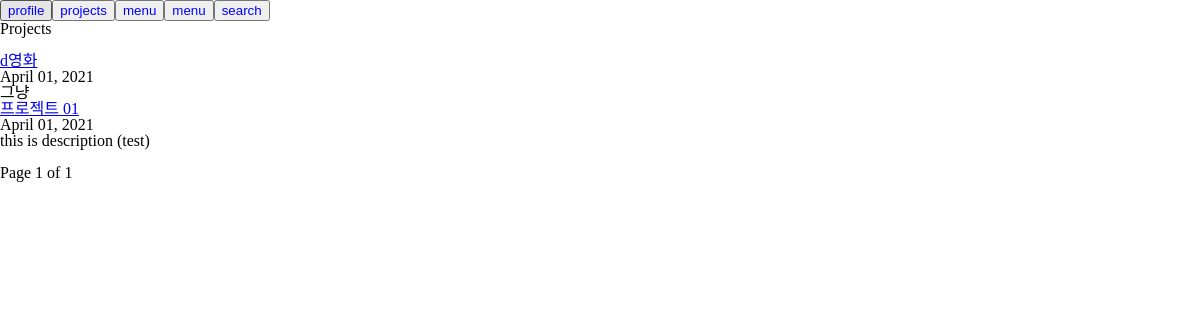
/blog/, run on an earlier commit of the app's database.
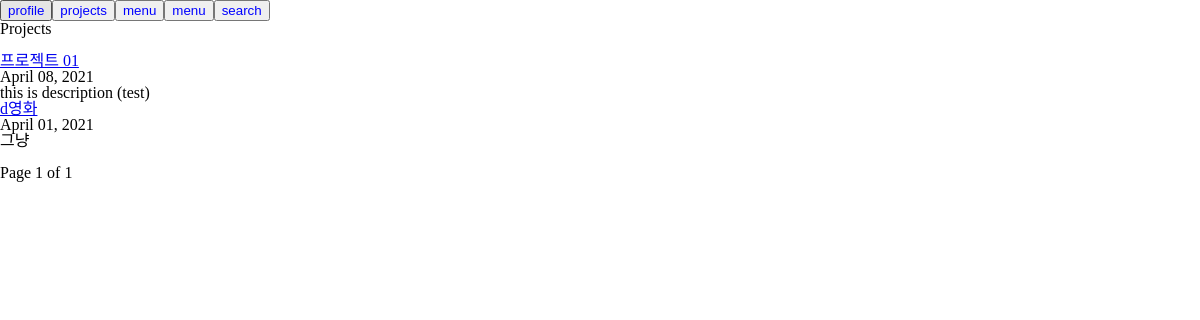
And on a later commit of the database.
### blog/models.py (models this page shows, shortened)
class Post(models.Model):
    title = models.CharField(verbose_name='TITLE', max_length=50)
    slug = models.SlugField('SLUG', unique=True, allow_unicode=True, help_text='one word for title alias.')
    description = models.CharField('DESCRIPTION', max_length=100, blank=True, help_text='simple description text')
    content = models.TextField('CONTENT')
    create_dt = models.DateTimeField('CREATE DATE', auto_now_add=True)
    modify_dt = models.DateTimeField('MODIFY DATE', auto_now=True)
    tags = TaggableManager(blank = True)
    class Meta:
        verbose_name = 'post'
        verbose_name_plural = 'posts'
        db_table = 'blog_posts'
        ordering = ('-modify_dt',)
    def get_absolute_url(self):
        return reverse('blog:post_detail', args=(self.slug,))

### blog/views.py (the view)
# urls.py: path('', views.PostLV.as_view(), name='index'),
class PostLV(ListView):
    model = Post
    context_object_name = 'posts'
    paginate_by = 4

### blog/templates/blog/post_list.html (shortened to what this page needs)
{% extends "base.html" %}
{% block content %}
<h3 class="content">Projects</h3>
<br>
<div class="post-box">
{% for post in posts %}
		<h3><a href='{{ post.get_absolute_url }}'>{{ post.title }}</a></h3>
		{{post.modify_dt|date:"N d, Y"}}
		<p>{{ post.description }}</p>
{% endfor %}
</div>
<br>
<div class="page-box">
	<span>
		Page {{ page_obj.number }} of {{ page_obj.paginator.num_pages }}
	</span>
</div>
{% endblock %}

### templates/base.html (shortened to what this page needs)
<!DOCTYPE html>
<html lang="en">
<head>
    {% load static %}
    <link rel="stylesheet" href="{% static 'styles/reset.css' %}?after">
    <link rel="stylesheet" href="{% static 'styles/style.css' %}?after">
</head>
<body>
    <nav>
        <button class="nav-btn">profile</button>
        <button class="nav-btn dropdown-btn">projects</button>
        <button class="nav-btn hidden">menu</button>
        <button class="nav-btn hidden">menu</button>
        <button class="nav-btn">search</button>
    </nav>
    <content>
        {% block content %}
        {% endblock %}
    </content>
</body>
</html>

### static/styles/style.css (style rules this page uses)
nav { width: 100%; display: flex; }
button { color: blue; }

What changed in the data, as far as the page shows it:
changed Post "프로젝트 01": modify_dt "April 01, 2021" → "April 08, 2021"; moves up the list
